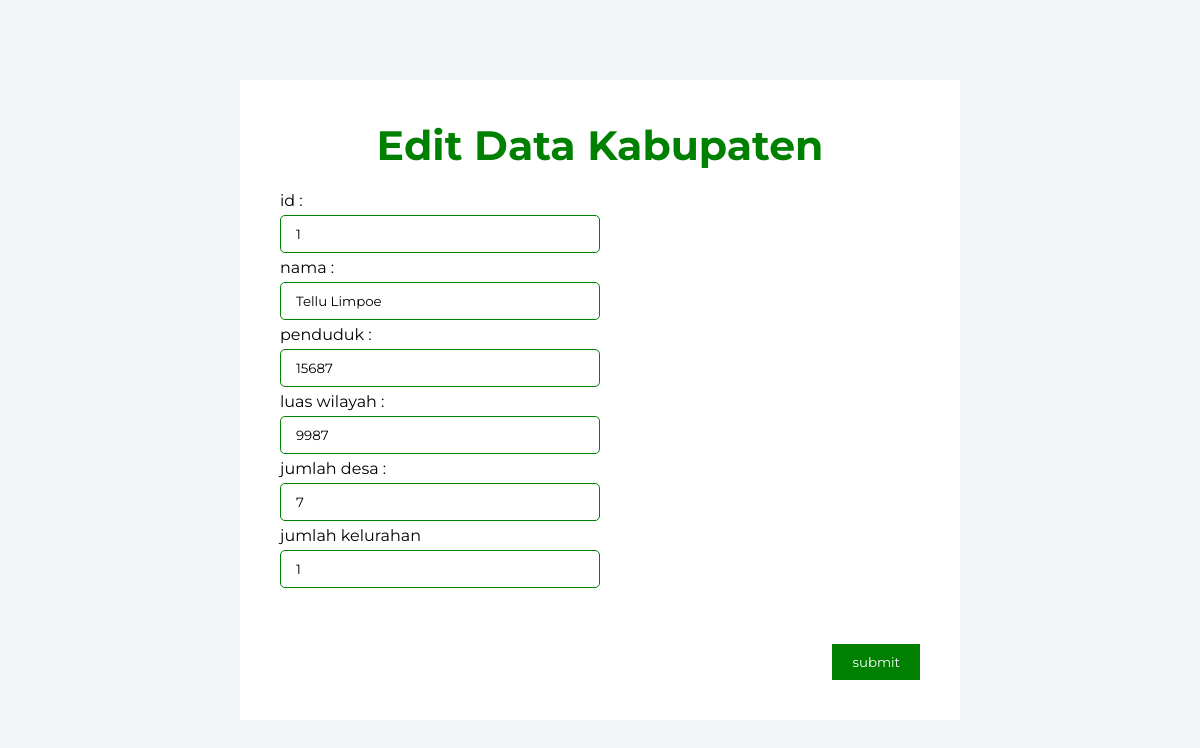
/edit_kabupaten.php?id=1, run on the app's committed database.
### tables this page shows
CREATE TABLE `kabupaten` (
  `id` int(11) NOT NULL,
  `nama_kecamatan` varchar(100) NOT NULL,
  `jumlah_penduduk` int(11) NOT NULL,
  `luas_wilayah` int(11) NOT NULL,
  `jumlah_desa` int(11) NOT NULL,
  `jumlah_kelurahaan` int(11) NOT NULL
);

### fungsi.php (called while the page is built, shortened)
<?php
    $koneksi = mysqli_connect("localhost", "root", "", "website_sinjai") or die();
    function tampil($query){
        global $koneksi;
        $result = mysqli_query($koneksi, $query);
        while($data = mysqli_fetch_assoc($result)){
            $rows[] = $data;
        }
        return $rows;
    }
?>

### edit_kabupaten.php (the view, shortened to what this page needs)
<?php
    require 'fungsi.php';
    $id = $_GET["id"];
    $result = tampil("SELECT * FROM kabupaten WHERE id = $id")[0];
?>
<!DOCTYPE html>
<html lang="en">
<head>
    <link rel="stylesheet" href="./style/edit_kabupaten.css">
</head>
<body>
    <div class="container">
        <h1>Edit Data Kabupaten</h1>
        <form action="./fungsi/edit_k.php" method="post">
            <label for="id">id : </label>
            <input type="text" id="id" name="id" value="<?= $result['id'] ?>" readonly>
            <label for="nama">nama : </label>
            <input type="text" name="nama_kecamatan" id="nama" value="<?= $result['nama_kecamatan'] ?>">
            <label for="penduduk">penduduk : </label>
            <input type="text" name="jumlah_penduduk" id="penduduk" value="<?= $result['jumlah_penduduk'] ?>">
            <label for="wilayah">luas wilayah : </label>
            <input type="text" name="luas_wilayah" id="wilayah" value="<?= $result['luas_wilayah'] ?>">
            <label for="desa">jumlah desa : </label>
            <input type="text" name="jumlah_desa" id="desa" value="<?= $result['jumlah_desa'] ?>">
            <label for="lurah">jumlah kelurahan</label>
            <input type="text" name="jumlah_kelurahaan" id="lurah" value="<?= $result['jumlah_kelurahaan'] ?>">
            <button type="submit">submit</button>
        </form>
    </div>
</body>
</html>

### style/edit_kabupaten.css (style rules this page uses)
* { padding: 0; margin: 0; font-family: 'Montserrat', sans-serif; }
body { background-color: #f4f5f6; }
.container { background-color: white; position: absolute; right: 20%; left: 20%; top: 10%; bottom: 10%; padding: 40px; box-sizing: border-box; }
.container h1 { text-align: center; color: green; font-size: 41px; margin-bottom: 21px; }
.container form label { display: block; margin-bottom: 5px; }
.container form input { margin-bottom: 5px; width: 45%; padding: 10px 15px; border-radius: 5px; border: 1px green solid; }
.container form button { position: absolute; padding: 10px 20px; background-color: green; color: white; border: none; bottom: 40px; right: 40px; }

### data on the page
kabupaten: id "1", nama_kecamatan "Tellu Limpoe", jumlah_penduduk "15687", luas_wilayah "9987", jumlah_desa "7", jumlah_kelurahaan "1"
